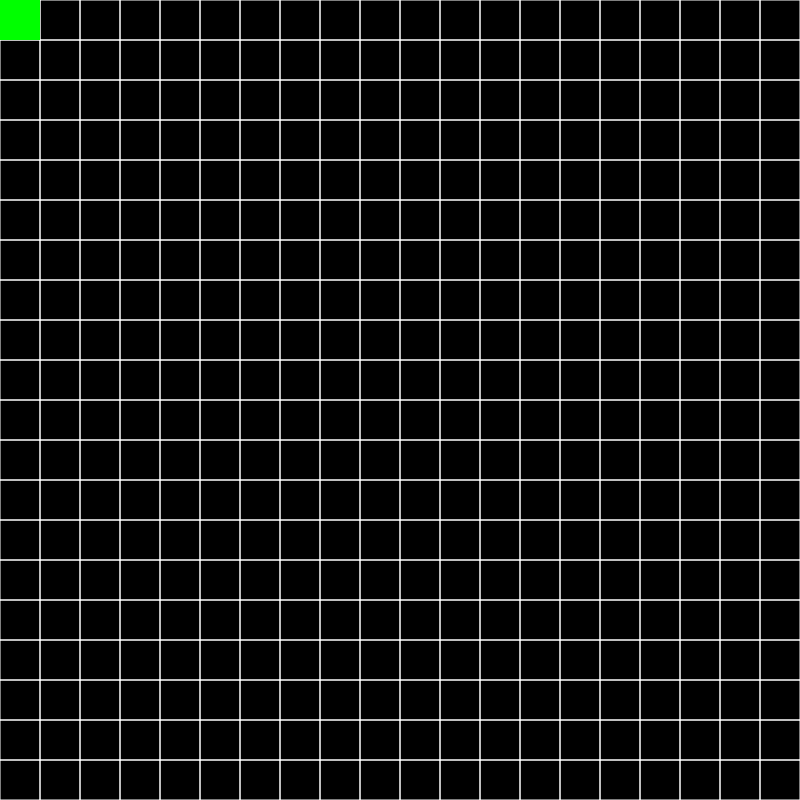
Frame 1 (no input)
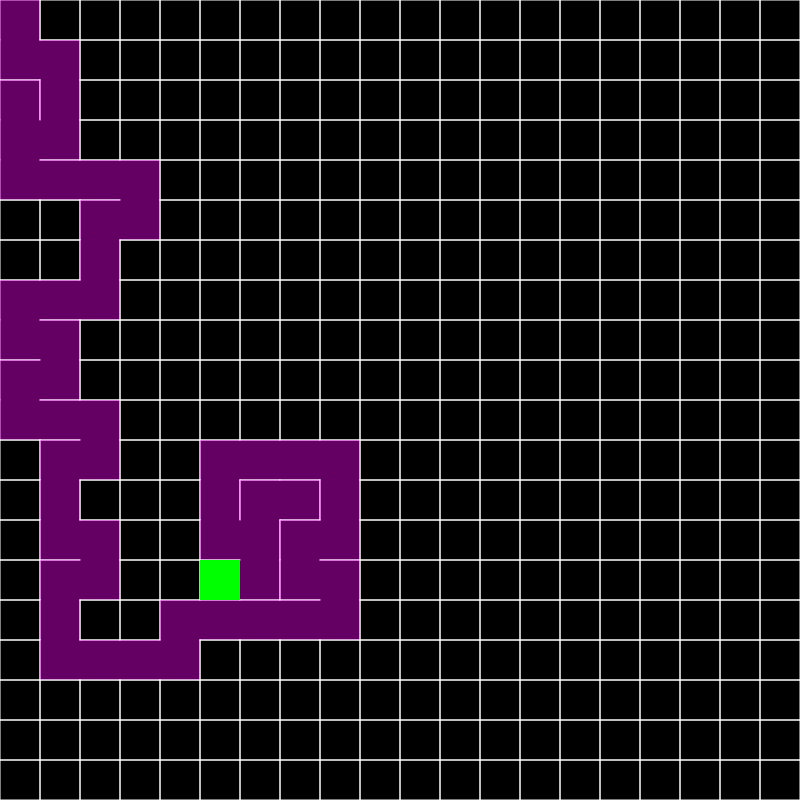
Frame 60 (no input)
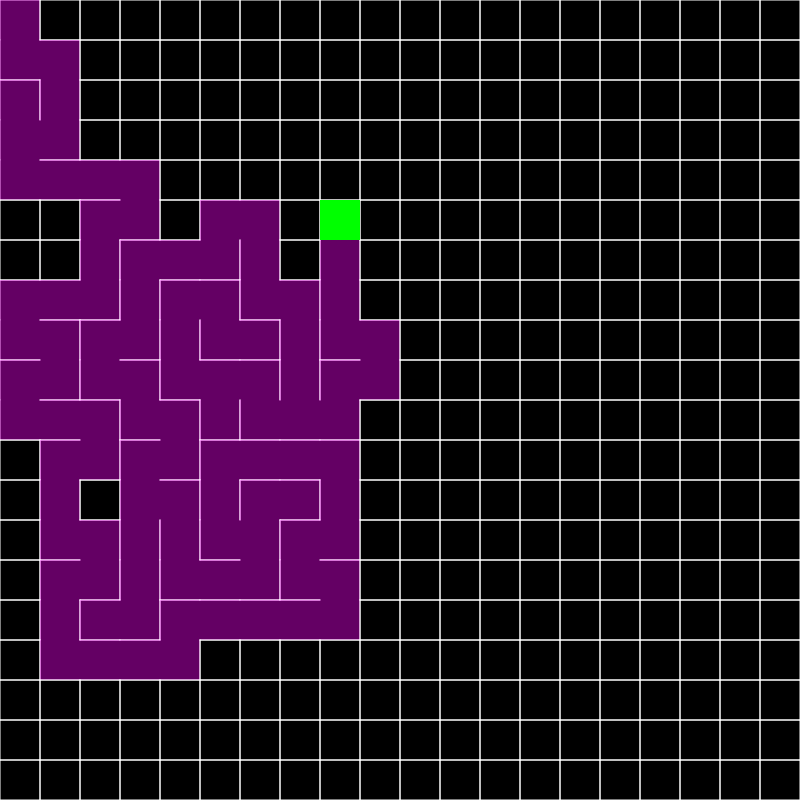
Frame 120 (the mouse pressed at the canvas centre since frame 60)

The p5.js sketch that drew these frames (run headless with seeded random() and noise() and a simulated clock; from frame 60 on, the mouse is pressed at the canvas centre):

// p5.js sketch
// ── sketch.js


var grids = [];
var w  = 40;
var current;

var rowCount;
var colCount;

var stack = [];



function setup() {
	createCanvas(800, 800);
	
	rowCount = 800 / w;
	colCount = 800 / w;
	
	for ( var i =0 ; i<rowCount; i++){
		for ( var j =0 ; j<colCount; j++){
			grids.push(new Cell(i,j));
		}
	}
	current = grids[0];
	frameRate(1000);
	
}



function draw() {
	background(0);
	for ( var i = 0; i < grids.length; i++){
		grids[i].show();
	}
	
	current.visited = true;
	current.hightlight();
	var next = current.checkNeighbors();
	if (next){
		
		next.visited = true;
		
		stack.push(current);
		
		removeWall(current,next);
		
		current = next ;
	}else if (stack.length >0 ){
		current = stack.pop();
	}
}


function removeWall(a,b){
	var x = b.i - a.i;
	var y = b.j - a.j;
	if (x==0){
		if (y==1){
			a.walls[2] = false;
			b.walls[0] = false;
		}else{
			a.walls[0] = false;
			b.walls[2] = false;
		}
	}else if (x == 1){
		a.walls[1] = false;
		b.walls[3] = false;
	}else {
		a.walls[3] = false;
		b.walls[1] = false;
		
	}
	

}

function index(i,j){
	if (i<0 || j<0 || i > rowCount-1 || j > colCount -1){
		return  -1;
	}else{
		return j + i * colCount;
	}
}



// ── cell.js
function Cell(i,j){
	this.i = j ;
	this.j = i ;
	this.walls = [true,true,true,true];
	this.visited = false;
	
	this.hightlight = function(){
		var x = this.i*w;
		var y = this.j*w;
		noStroke();
		fill(0,255,0);
		rect(x,y,w,w);
	}
	
	this.checkNeighbors = function(){
		var neighbors = [];
		
		var top = grids[index(i-1,j)];
		var right = grids[index(i,j+1)];
		var bottom = grids[index(i+1,j)];
		var left = grids[index(i,j-1)];
		
		
		if ( top && ! top.visited){
			neighbors.push(top);
		}
		
		if (right && ! right.visited){
			neighbors.push(right);
		}
		
		if (bottom && ! bottom.visited){
			neighbors.push(bottom);
		}
		
		if (left && ! left.visited){
			neighbors.push(left);
		}
		
		if (neighbors.length >0){
			var r = floor(random(0,neighbors.length));
			return neighbors[r];
		}else{
			return undefined;
		}
		
	}	
	
	this.show = function(){
		var x = this.i*w;
		var y = this.j*w;
		stroke(255);
		if (this.walls[0]){
			line(x,y,x+w,y);
		}
		
		if (this.walls[1]){
			line(x+w,y,x+w,y+w);
		}
		
		if (this.walls[2]){
			line(x+w,y+w,x,y+w);
		}
		
		if (this.walls[3]){
			line(x,y+w,x,y);
		}
		
		if(this.visited){
			noStroke();
			fill(255,0,255,100);
			rect(x,y,w,w);
		}
	}	
}
